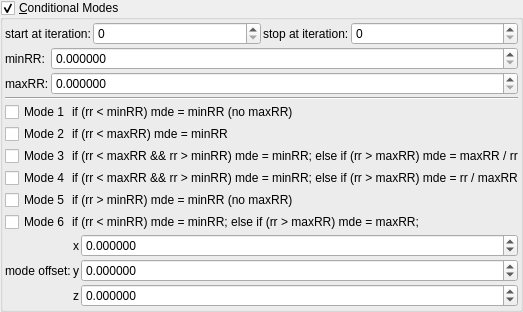
    <widget class="MyGroupBox" name="groupCheck_transf_function_enabled">
     <property name="toolTip">
      <string>&lt;html&gt;&lt;head/&gt;&lt;body&gt;&lt;p&gt;Adjusts the DE every time this slot is iterated.&lt;/p&gt;&lt;p&gt;The aim is to keep these parameters as low as possible.&lt;/p&gt;&lt;p&gt;High values improve the DE, but detail is lost.&lt;/p&gt;&lt;p&gt;Occasionally a negative Offset value is used. &lt;/p&gt;&lt;/body&gt;&lt;/html&gt;</string>
     </property>
     <property name="title">
      <string>&amp;Conditional Modes</string>
     </property>
     <property name="checkable">
      <bool>true</bool>
     </property>
     <layout class="QVBoxLayout" name="verticalLayout_14" stretch="0,0,0,0,0">
      <property name="spacing">
       <number>2</number>
      </property>
      <property name="leftMargin">
       <number>2</number>
      </property>
      <property name="topMargin">
       <number>2</number>
      </property>
      <property name="rightMargin">
       <number>2</number>
      </property>
      <property name="bottomMargin">
       <number>2</number>
      </property>
      <item>
       <layout class="QHBoxLayout" name="horizontalLayout_18" stretch="0,1,0,1">
        <item>
         <widget class="QLabel" name="label_103">
          <property name="text">
           <string>start at iteration:</string>
          </property>
         </widget>
        </item>
        <item>
         <widget class="MySpinBox" name="spinboxInt_transf_start_iterations_C">
          <property name="sizePolicy">
           <sizepolicy hsizetype="Minimum" vsizetype="Maximum">
            <horstretch>0</horstretch>
            <verstretch>0</verstretch>
           </sizepolicy>
          </property>
          <property name="minimum">
           <number>0</number>
          </property>
          <property name="maximum">
           <number>999</number>
          </property>
          <property name="value">
           <number>0</number>
          </property>
         </widget>
        </item>
        <item>
         <widget class="QLabel" name="label_74">
          <property name="text">
           <string>stop at iteration:</string>
          </property>
         </widget>
        </item>
        <item>
         <widget class="MySpinBox" name="spinboxInt_transf_stop_iterations_C1">
          <property name="sizePolicy">
           <sizepolicy hsizetype="Preferred" vsizetype="Maximum">
            <horstretch>0</horstretch>
            <verstretch>0</verstretch>
           </sizepolicy>
          </property>
          <property name="maximum">
           <number>999</number>
          </property>
         </widget>
        </item>
       </layout>
      </item>
      <item>
       <layout class="QGridLayout" name="gridLayout_36" columnstretch="0,1">
        <property name="spacing">
         <number>2</number>
        </property>
        <item row="1" column="1">
         <widget class="MyDoubleSpinBox" name="spinbox_mandelbox_folding_fixed_radius">
          <property name="sizePolicy">
           <sizepolicy hsizetype="Minimum" vsizetype="Maximum">
            <horstretch>0</horstretch>
            <verstretch>0</verstretch>
           </sizepolicy>
          </property>
          <property name="prefix">
           <string/>
          </property>
          <property name="suffix">
           <string/>
          </property>
          <property name="decimals">
           <number>6</number>
          </property>
          <property name="minimum">
           <double>0.000000000000000</double>
          </property>
          <property name="maximum">
           <double>999.999000000000024</double>
          </property>
          <property name="singleStep">
           <double>0.100000000000000</double>
          </property>
         </widget>
        </item>
        <item row="1" column="0">
         <widget class="QLabel" name="label_16">
          <property name="text">
           <string>maxRR:</string>
          </property>
         </widget>
        </item>
        <item row="0" column="0">
         <widget class="QLabel" name="label_47">
          <property name="text">
           <string>minRR:</string>
          </property>
         </widget>
        </item>
        <item row="0" column="1">
         <widget class="MyDoubleSpinBox" name="spinbox_transf_minimum_radius_0">
          <property name="sizePolicy">
           <sizepolicy hsizetype="Minimum" vsizetype="Maximum">
            <horstretch>0</horstretch>
            <verstretch>0</verstretch>
           </sizepolicy>
          </property>
          <property name="prefix">
           <string/>
          </property>
          <property name="suffix">
           <string/>
          </property>
          <property name="decimals">
           <number>6</number>
          </property>
          <property name="minimum">
           <double>0.000000000000000</double>
          </property>
          <property name="maximum">
           <double>999.999000000000024</double>
          </property>
          <property name="singleStep">
           <double>0.100000000000000</double>
          </property>
         </widget>
        </item>
       </layout>
      </item>
      <item>
       <widget class="Line" name="line_3">
        <property name="orientation">
         <enum>Qt::Horizontal</enum>
        </property>
       </widget>
      </item>
      <item>
       <layout class="QGridLayout" name="gridLayout_38" columnstretch="0,1">
        <property name="spacing">
         <number>2</number>
        </property>
        <item row="1" column="1">
         <widget class="QLabel" name="label_25">
          <property name="text">
           <string>if (rr &lt; maxRR) mde = minRR</string>
          </property>
         </widget>
        </item>
        <item row="0" column="1">
         <widget class="QLabel" name="label_24">
          <property name="text">
           <string>if (rr &lt; minRR) mde = minRR (no maxRR)</string>
          </property>
         </widget>
        </item>
        <item row="2" column="0">
         <widget class="MyCheckBox" name="checkBox_transf_function_enabledB_false">
          <property name="text">
           <string>Mode 3</string>
          </property>
         </widget>
        </item>
        <item row="4" column="1">
         <widget class="QLabel" name="label_20">
          <property name="text">
           <string>if (rr &gt; minRR) mde = minRR (no maxRR)</string>
          </property>
         </widget>
        </item>
        <item row="0" column="0">
         <widget class="MyCheckBox" name="checkBox_transf_function_enabled_false">
          <property name="text">
           <string>Mode 1</string>
          </property>
         </widget>
        </item>
        <item row="1" column="0">
         <widget class="MyCheckBox" name="checkBox_transf_function_enabledA_false">
          <property name="text">
           <string>Mode 2</string>
          </property>
         </widget>
        </item>
        <item row="4" column="0">
         <widget class="MyCheckBox" name="checkBox_transf_function_enabledD_false">
          <property name="text">
           <string>Mode 5</string>
          </property>
         </widget>
        </item>
        <item row="2" column="1">
         <widget class="QLabel" name="label_26">
          <property name="text">
           <string>if (rr &lt; maxRR &amp;&amp; rr &gt; minRR) mde = minRR; else if (rr &gt; maxRR) mde = maxRR / rr</string>
          </property>
         </widget>
        </item>
        <item row="3" column="0">
         <widget class="MyCheckBox" name="checkBox_transf_function_enabledF_false">
          <property name="text">
           <string>Mode 4</string>
          </property>
         </widget>
        </item>
        <item row="5" column="0">
         <widget class="MyCheckBox" name="checkBox_transf_function_enabledC_false">
          <property name="text">
           <string>Mode 6</string>
          </property>
         </widget>
        </item>
        <item row="5" column="1">
         <widget class="QLabel" name="label_27">
          <property name="text">
           <string>if (rr &lt; minRR) mde = minRR; else if (rr &gt; maxRR) mde = maxRR;</string>
          </property>
         </widget>
        </item>
        <item row="3" column="1">
         <widget class="QLabel" name="label_28">
          <property name="text">
           <string>if (rr &lt; maxRR &amp;&amp; rr &gt; minRR) mde = minRR; else if (rr &gt; maxRR) mde = rr / maxRR</string>
          </property>
         </widget>
        </item>
       </layout>
      </item>
      <item>
       <layout class="QGridLayout" name="gridLayout_35" columnstretch="0,0,1">
        <property name="spacing">
         <number>2</number>
        </property>
        <item row="0" column="1">
         <widget class="QLabel" name="label_125">
          <property name="text">
           <string notr="true">x</string>
          </property>
         </widget>
        </item>
        <item row="0" column="2">
         <widget class="MyDoubleSpinBox" name="spinbox3_transf_offset_000_x">
          <property name="sizePolicy">
           <sizepolicy hsizetype="Minimum" vsizetype="Maximum">
            <horstretch>0</horstretch>
            <verstretch>0</verstretch>
           </sizepolicy>
          </property>
          <property name="prefix">
           <string/>
          </property>
          <property name="suffix">
           <string/>
          </property>
          <property name="decimals">
           <number>6</number>
          </property>
          <property name="minimum">
           <double>-99.989999999999995</double>
          </property>
          <property name="maximum">
           <double>99.989999999999995</double>
          </property>
          <property name="singleStep">
           <double>0.100000000000000</double>
          </property>
         </widget>
        </item>
        <item row="1" column="1">
         <widget class="QLabel" name="label_124">
          <property name="text">
           <string notr="true">y</string>
          </property>
         </widget>
        </item>
        <item row="2" column="2">
         <widget class="MyDoubleSpinBox" name="spinbox3_transf_offset_000_z">
          <property name="sizePolicy">
           <sizepolicy hsizetype="Minimum" vsizetype="Maximum">
            <horstretch>0</horstretch>
            <verstretch>0</verstretch>
           </sizepolicy>
          </property>
          <property name="prefix">
           <string/>
          </property>
          <property name="suffix">
           <string/>
          </property>
          <property name="decimals">
           <number>6</number>
          </property>
          <property name="minimum">
           <double>-99.989999999999995</double>
          </property>
          <property name="maximum">
           <double>99.989999999999995</double>
          </property>
          <property name="singleStep">
           <double>0.100000000000000</double>
          </property>
         </widget>
        </item>
        <item row="2" column="1">
         <widget class="QLabel" name="label_126">
          <property name="text">
           <string notr="true">z</string>
          </property>
         </widget>
        </item>
        <item row="1" column="2">
         <widget class="MyDoubleSpinBox" name="spinbox3_transf_offset_000_y">
          <property name="sizePolicy">
           <sizepolicy hsizetype="Minimum" vsizetype="Maximum">
            <horstretch>0</horstretch>
            <verstretch>0</verstretch>
           </sizepolicy>
          </property>
          <property name="prefix">
           <string/>
          </property>
          <property name="suffix">
           <string/>
          </property>
          <property name="decimals">
           <number>6</number>
          </property>
          <property name="minimum">
           <double>-99.989999999999995</double>
          </property>
          <property name="maximum">
           <double>99.989999999999995</double>
          </property>
          <property name="singleStep">
           <double>0.100000000000000</double>
          </property>
         </widget>
        </item>
        <item row="1" column="0">
         <widget class="QLabel" name="label_257">
          <property name="text">
           <string>mode offset:</string>
          </property>
         </widget>
        </item>
       </layout>
      </item>
     </layout>
    </widget>
